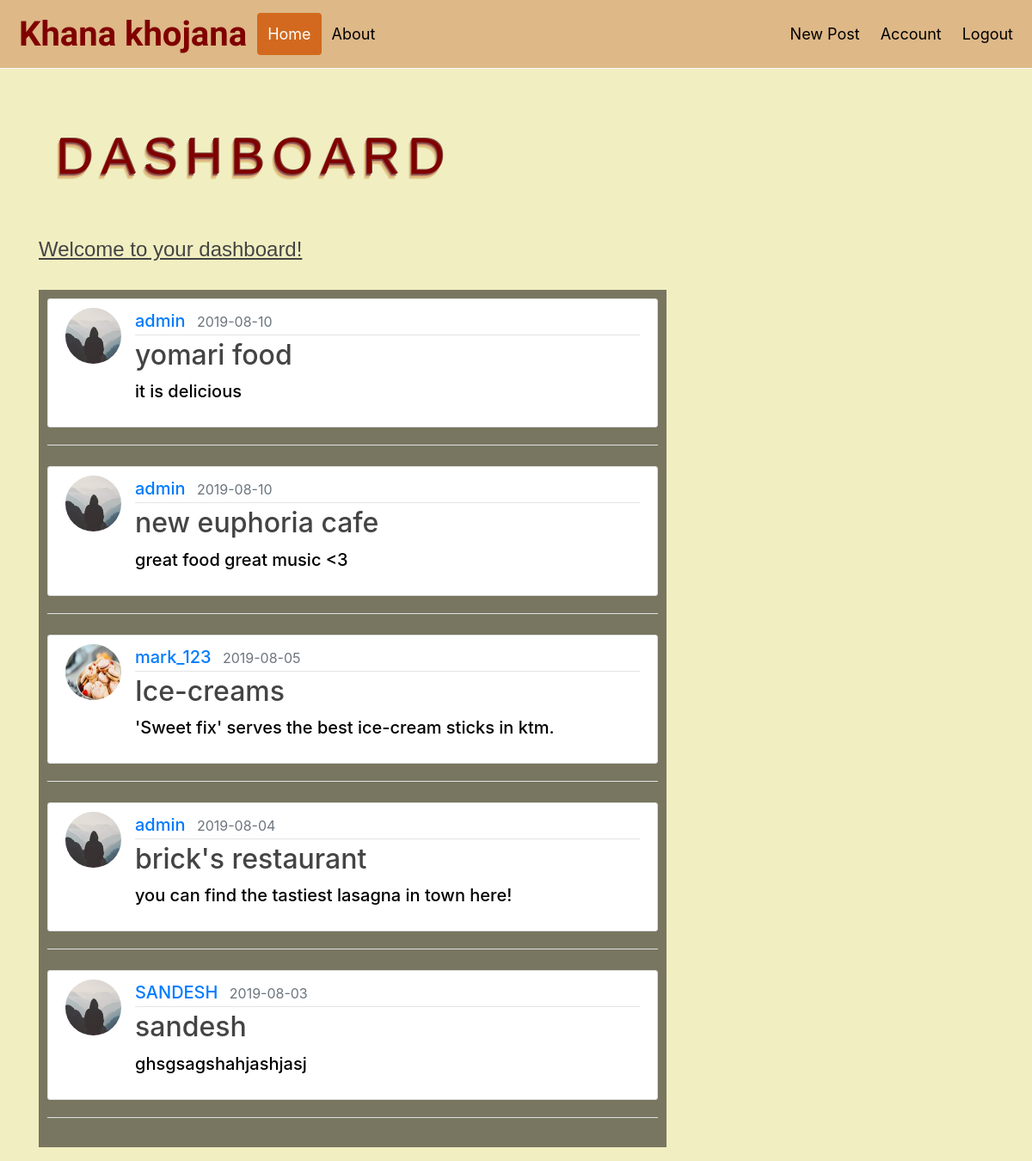
The app's page /home/dashboard (signed in) with its own data.
### flaskblog/models.py (models this page shows, shortened)
class Post(db.Model):
    id = db.Column(db.Integer, primary_key=True)
    title = db.Column(db.String(100), nullable=False)
    date_posted = db.Column(db.DateTime, nullable=False, default=datetime.utcnow)
    content = db.Column(db.Text, nullable=False)
    user_id = db.Column(db.Integer, db.ForeignKey('user.id'), nullable=False)

class User(db.Model, UserMixin):
    id = db.Column(db.Integer, primary_key=True)
    username = db.Column(db.String(20), unique=True, nullable=False)
    email = db.Column(db.String(120), unique=True, nullable=False)
    image_file = db.Column(db.String(20), nullable=False, default='default.jpg')
    password = db.Column(db.String(60), nullable=False)
    posts = db.relationship('Post', backref='author', lazy=True)

### flaskblog/routes.py (the view)
@app.route("/home/dashboard", methods=['GET', 'POST'])
@login_required
def dashboard():
    page=request.args.get('page', 1, type=int)
    posts=Post.query.order_by(Post.date_posted.desc()).paginate(page=page, per_page=5)
    return render_template('dashboard.html', posts=posts)

### flaskblog/models.py (called while the page is built)
@login_manager.user_loader
def load_user(user_id):
    return User.query.get(int(user_id))

### flaskblog/templates/dashboard.html (shortened to what this page needs)
{% extends "layout.html" %}
{% block content %}
<h2 class="my">Dashboard </h2>
<h4 class="you">Welcome to your dashboard!</h4>
<br>
<div class="contents">
    {% for post in posts.items %}
        <article class="media content-section">
          <img class="rounded-circle article-img" src="{{ url_for('static', filename='profile_pics/' + post.author.image_file) }}">
          <div class="media-body">
            <div class="article-metadata">
              <a class="mr-2" href="{{ url_for('user_posts', username=post.author.username) }}">{{ post.author.username }}</a>
              <small class="text-muted">{{ post.date_posted.strftime('%Y-%m-%d') }}</small>
            </div>
            <h2><a class="article-title" href="{{ url_for('post', post_id=post.id) }}">{{ post.title }}</a></h2>
            <p class="article-content">{{ post.content }}</p>
          </div>
        </article>
        <legend class="border-bottom mb-4"> </legend>
    {% endfor %}
  </div>
{% endblock content %}

### flaskblog/static/main.css (style rules this page uses)
body { background: #fafafa; color: #333333; margin-top: 5rem; }
h1, h2, h3, h4, h5, h6 { color: #444444; }
.content-section { background: #ffffff; padding: 10px 20px; border: 1px solid #dddddd; border-radius: 3px; margin-bottom: 20px; }
.article-title { color: #444444; }
.article-content { white-space: pre-line; }
.article-img { height: 65px; width: 65px; margin-right: 16px; }
.article-metadata { padding-bottom: 1px; margin-bottom: 4px; border-bottom: 1px solid #e3e3e3 }

### flaskblog/templates/dashboard.html (style rules this page uses)
.contents { background: rgb(0, 0, 0); background: rgba(0, 0, 0, 0.5); padding: 10px; font-size: 20px; font-weight: 450; color: black; }
.my { font-family: "Avant Garde", Avantgarde, "Century Gothic", CenturyGothic, "AppleGothic", sans-serif; font-size: 60px; padding: 50px 20px; text-align:left; text-transform: uppercase; text-rendering: optimizeLegibility; color: maroon; letter-spacing: .15em; text-shadow: 1px -1px 0 #804c45, -1px 2px 1px #854c4c, -2px 4px 1px #dfa97e, -3px 6px 1px #dfca84 }
.you { font-family: "Avant Garde", Avantgarde, "Century Gothic", CenturyGothic, "AppleGothic", sans-serif; text-decoration: underline; }

### records on screen
Post: image_file (picture), author.username "admin", date_posted "2019-08-10", title "yomari food", content "it is delicious"
Post: image_file (picture), author.username "admin", date_posted "2019-08-10", title "new euphoria cafe", content "great food great music <3"
Post: image_file (picture), author.username "mark_123", date_posted "2019-08-05", title "Ice-creams", content "'Sweet fix' serves the best ice-cream sticks in ktm."
Post: image_file (picture), author.username "admin", date_posted "2019-08-04", title "brick's restaurant", content "you can find the tastiest lasagna in town here!"
Post: image_file (placeholder picture), author.username "SANDESH", date_posted "2019-08-03", title "sandesh", content "ghsgsagshahjashjasj"
